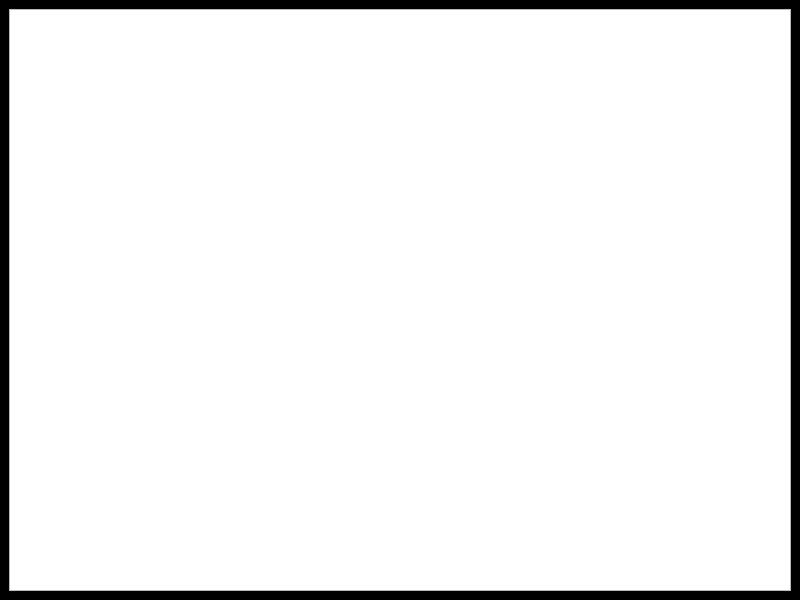
<?xml version="1.0" encoding="UTF-8"?>
<ui version="4.0">
 <class>MainWindow</class>
 <widget class="QMainWindow" name="MainWindow">
  <property name="geometry">
   <rect>
    <x>0</x>
    <y>0</y>
    <width>800</width>
    <height>600</height>
   </rect>
  </property>
  <property name="windowTitle">
   <string>port</string>
  </property>
  <property name="styleSheet">
   <string notr="true">QMainWindow {
background-color: black;
}</string>
  </property>
  <widget class="QWidget" name="centralwidget">
   <layout class="QGridLayout" name="gridLayout">
    <item row="0" column="0">
     <widget class="PlotWidget" name="graph"/>
    </item>
   </layout>
  </widget>
 </widget>
 <customwidgets>
  <customwidget>
   <class>PlotWidget</class>
   <extends>QGraphicsView</extends>
   <header>pyqtgraph</header>
  </customwidget>
 </customwidgets>
 <resources/>
 <connections/>
</ui>
